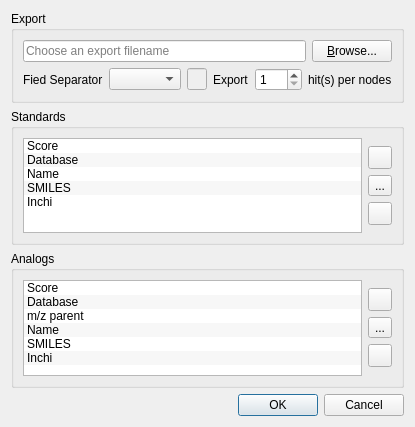
<?xml version="1.0" encoding="UTF-8"?>
<ui version="4.0">
 <class>Dialog</class>
 <widget class="QDialog" name="Dialog">
  <property name="windowModality">
   <enum>Qt::ApplicationModal</enum>
  </property>
  <property name="geometry">
   <rect>
    <x>0</x>
    <y>0</y>
    <width>383</width>
    <height>427</height>
   </rect>
  </property>
  <property name="windowTitle">
   <string>Export Databases Results</string>
  </property>
  <property name="modal">
   <bool>true</bool>
  </property>
  <layout class="QVBoxLayout" name="verticalLayout">
   <item>
    <widget class="QGroupBox" name="groupBox_3">
     <property name="title">
      <string>Export</string>
     </property>
     <layout class="QVBoxLayout" name="verticalLayout_4">
      <item>
       <layout class="QHBoxLayout" name="horizontalLayout_2">
        <item>
         <widget class="QLineEdit" name="editExportFile">
          <property name="enabled">
           <bool>true</bool>
          </property>
          <property name="minimumSize">
           <size>
            <width>200</width>
            <height>0</height>
           </size>
          </property>
          <property name="placeholderText">
           <string>Choose an export filename</string>
          </property>
         </widget>
        </item>
        <item>
         <widget class="QPushButton" name="btBrowseExportFile">
          <property name="enabled">
           <bool>true</bool>
          </property>
          <property name="sizePolicy">
           <sizepolicy hsizetype="Fixed" vsizetype="Fixed">
            <horstretch>0</horstretch>
            <verstretch>0</verstretch>
           </sizepolicy>
          </property>
          <property name="text">
           <string>&amp;Browse...</string>
          </property>
          <property name="icon">
           <iconset resource="ui.qrc">
            <normaloff>:/icons/images/folder-open.svg</normaloff>:/icons/images/folder-open.svg</iconset>
          </property>
         </widget>
        </item>
       </layout>
      </item>
      <item>
       <layout class="QHBoxLayout" name="horizontalLayout_4">
        <item>
         <widget class="QLabel" name="label">
          <property name="text">
           <string>Fied Separator</string>
          </property>
         </widget>
        </item>
        <item>
         <widget class="CsvDelimiterCombo" name="cbFieldSeparator"/>
        </item>
        <item>
         <widget class="QLineEdit" name="editFieldSeparator">
          <property name="enabled">
           <bool>false</bool>
          </property>
          <property name="maximumSize">
           <size>
            <width>20</width>
            <height>16777215</height>
           </size>
          </property>
          <property name="text">
           <string/>
          </property>
          <property name="maxLength">
           <number>1</number>
          </property>
         </widget>
        </item>
        <item>
         <spacer name="horizontalSpacer">
          <property name="orientation">
           <enum>Qt::Horizontal</enum>
          </property>
          <property name="sizeHint" stdset="0">
           <size>
            <width>40</width>
            <height>20</height>
           </size>
          </property>
         </spacer>
        </item>
        <item>
         <widget class="QLabel" name="label_2">
          <property name="text">
           <string>Export</string>
          </property>
         </widget>
        </item>
        <item>
         <widget class="QSpinBox" name="spinNumHits">
          <property name="minimum">
           <number>1</number>
          </property>
          <property name="maximum">
           <number>256</number>
          </property>
         </widget>
        </item>
        <item>
         <widget class="QLabel" name="label_3">
          <property name="text">
           <string>hit(s) per nodes</string>
          </property>
         </widget>
        </item>
       </layout>
      </item>
     </layout>
    </widget>
   </item>
   <item>
    <widget class="QGroupBox" name="groupBox">
     <property name="title">
      <string>Standards</string>
     </property>
     <layout class="QHBoxLayout" name="horizontalLayout">
      <item>
       <widget class="QListWidget" name="lstStandards">
        <property name="alternatingRowColors">
         <bool>true</bool>
        </property>
        <item>
         <property name="text">
          <string>Score</string>
         </property>
         <property name="checkState">
          <enum>Unchecked</enum>
         </property>
        </item>
        <item>
         <property name="text">
          <string>Database</string>
         </property>
         <property name="checkState">
          <enum>Unchecked</enum>
         </property>
        </item>
        <item>
         <property name="text">
          <string>Name</string>
         </property>
         <property name="checkState">
          <enum>Unchecked</enum>
         </property>
        </item>
        <item>
         <property name="text">
          <string>SMILES</string>
         </property>
         <property name="checkState">
          <enum>Unchecked</enum>
         </property>
        </item>
        <item>
         <property name="text">
          <string>Inchi</string>
         </property>
         <property name="checkState">
          <enum>Unchecked</enum>
         </property>
        </item>
       </widget>
      </item>
      <item>
       <layout class="QVBoxLayout" name="verticalLayout_5">
        <item>
         <spacer name="verticalSpacer_3">
          <property name="orientation">
           <enum>Qt::Vertical</enum>
          </property>
          <property name="sizeHint" stdset="0">
           <size>
            <width>20</width>
            <height>40</height>
           </size>
          </property>
         </spacer>
        </item>
        <item>
         <widget class="QToolButton" name="btSelectAllStandards">
          <property name="text">
           <string/>
          </property>
          <property name="icon">
           <iconset resource="ui.qrc">
            <normaloff>:/icons/images/select-all.svg</normaloff>:/icons/images/select-all.svg</iconset>
          </property>
         </widget>
        </item>
        <item>
         <widget class="QToolButton" name="btInvertSelectionStandards">
          <property name="text">
           <string>...</string>
          </property>
          <property name="icon">
           <iconset resource="ui.qrc">
            <normaloff>:/icons/images/select-invert.svg</normaloff>:/icons/images/select-invert.svg</iconset>
          </property>
         </widget>
        </item>
        <item>
         <widget class="QToolButton" name="btSelectNodeStandards">
          <property name="text">
           <string/>
          </property>
          <property name="icon">
           <iconset resource="ui.qrc">
            <normaloff>:/icons/images/select-none.svg</normaloff>:/icons/images/select-none.svg</iconset>
          </property>
         </widget>
        </item>
        <item>
         <spacer name="verticalSpacer">
          <property name="orientation">
           <enum>Qt::Vertical</enum>
          </property>
          <property name="sizeHint" stdset="0">
           <size>
            <width>20</width>
            <height>40</height>
           </size>
          </property>
         </spacer>
        </item>
       </layout>
      </item>
     </layout>
    </widget>
   </item>
   <item>
    <widget class="QGroupBox" name="groupBox_2">
     <property name="title">
      <string>Analogs</string>
     </property>
     <layout class="QHBoxLayout" name="horizontalLayout_3">
      <item>
       <widget class="QListWidget" name="lstAnalogs">
        <property name="alternatingRowColors">
         <bool>true</bool>
        </property>
        <item>
         <property name="text">
          <string>Score</string>
         </property>
         <property name="checkState">
          <enum>Unchecked</enum>
         </property>
        </item>
        <item>
         <property name="text">
          <string>Database</string>
         </property>
         <property name="checkState">
          <enum>Unchecked</enum>
         </property>
        </item>
        <item>
         <property name="text">
          <string>m/z parent</string>
         </property>
         <property name="checkState">
          <enum>Unchecked</enum>
         </property>
        </item>
        <item>
         <property name="text">
          <string>Name</string>
         </property>
         <property name="checkState">
          <enum>Unchecked</enum>
         </property>
        </item>
        <item>
         <property name="text">
          <string>SMILES</string>
         </property>
         <property name="checkState">
          <enum>Unchecked</enum>
         </property>
        </item>
        <item>
         <property name="text">
          <string>Inchi</string>
         </property>
         <property name="checkState">
          <enum>Unchecked</enum>
         </property>
        </item>
       </widget>
      </item>
      <item>
       <layout class="QVBoxLayout" name="verticalLayout_6">
        <item>
         <spacer name="verticalSpacer_4">
          <property name="orientation">
           <enum>Qt::Vertical</enum>
          </property>
          <property name="sizeHint" stdset="0">
           <size>
            <width>20</width>
            <height>40</height>
           </size>
          </property>
         </spacer>
        </item>
        <item>
         <widget class="QToolButton" name="btSelectAllAnalogs">
          <property name="text">
           <string/>
          </property>
          <property name="icon">
           <iconset resource="ui.qrc">
            <normaloff>:/icons/images/select-all.svg</normaloff>:/icons/images/select-all.svg</iconset>
          </property>
         </widget>
        </item>
        <item>
         <widget class="QToolButton" name="btInvertSelectionAnalogs">
          <property name="text">
           <string>...</string>
          </property>
          <property name="icon">
           <iconset resource="ui.qrc">
            <normaloff>:/icons/images/select-invert.svg</normaloff>:/icons/images/select-invert.svg</iconset>
          </property>
         </widget>
        </item>
        <item>
         <widget class="QToolButton" name="btSelectNodeAnalogs">
          <property name="text">
           <string/>
          </property>
          <property name="icon">
           <iconset resource="ui.qrc">
            <normaloff>:/icons/images/select-none.svg</normaloff>:/icons/images/select-none.svg</iconset>
          </property>
         </widget>
        </item>
        <item>
         <spacer name="verticalSpacer_2">
          <property name="orientation">
           <enum>Qt::Vertical</enum>
          </property>
          <property name="sizeHint" stdset="0">
           <size>
            <width>20</width>
            <height>40</height>
           </size>
          </property>
         </spacer>
        </item>
       </layout>
      </item>
     </layout>
    </widget>
   </item>
   <item>
    <widget class="QDialogButtonBox" name="buttonBox">
     <property name="orientation">
      <enum>Qt::Horizontal</enum>
     </property>
     <property name="standardButtons">
      <set>QDialogButtonBox::Cancel|QDialogButtonBox::Ok</set>
     </property>
    </widget>
   </item>
  </layout>
 </widget>
 <customwidgets>
  <customwidget>
   <class>CsvDelimiterCombo</class>
   <extends>QComboBox</extends>
   <header>metgem/ui/widgets.h</header>
  </customwidget>
 </customwidgets>
 <resources>
  <include location="ui.qrc"/>
 </resources>
 <connections>
  <connection>
   <sender>buttonBox</sender>
   <signal>accepted()</signal>
   <receiver>Dialog</receiver>
   <slot>accept()</slot>
   <hints>
    <hint type="sourcelabel">
     <x>248</x>
     <y>254</y>
    </hint>
    <hint type="destinationlabel">
     <x>157</x>
     <y>274</y>
    </hint>
   </hints>
  </connection>
  <connection>
   <sender>buttonBox</sender>
   <signal>rejected()</signal>
   <receiver>Dialog</receiver>
   <slot>reject()</slot>
   <hints>
    <hint type="sourcelabel">
     <x>316</x>
     <y>260</y>
    </hint>
    <hint type="destinationlabel">
     <x>286</x>
     <y>274</y>
    </hint>
   </hints>
  </connection>
 </connections>
</ui>
